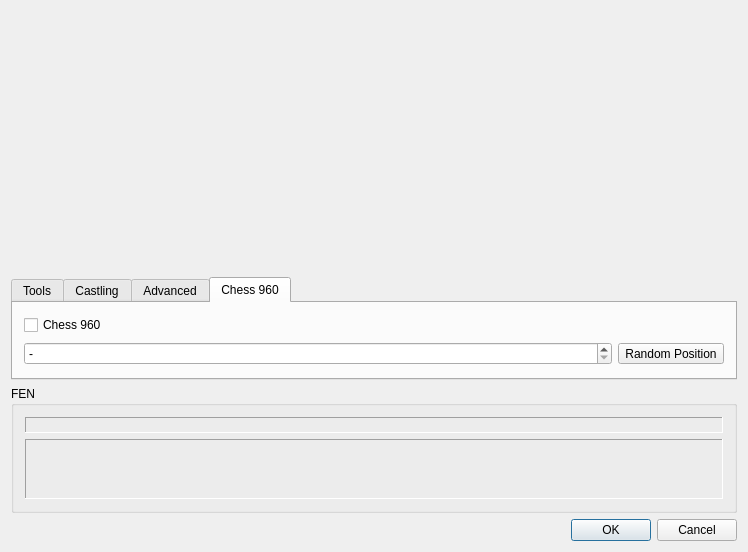
<?xml version="1.0" encoding="UTF-8"?>
<ui version="4.0">
 <class>BoardSetupDialog</class>
 <widget class="QDialog" name="BoardSetupDialog">
  <property name="geometry">
   <rect>
    <x>0</x>
    <y>0</y>
    <width>748</width>
    <height>552</height>
   </rect>
  </property>
  <property name="sizePolicy">
   <sizepolicy hsizetype="Expanding" vsizetype="Expanding">
    <horstretch>0</horstretch>
    <verstretch>0</verstretch>
   </sizepolicy>
  </property>
  <property name="minimumSize">
   <size>
    <width>0</width>
    <height>0</height>
   </size>
  </property>
  <property name="windowTitle">
   <string>Setup position</string>
  </property>
  <layout class="QVBoxLayout" name="verticalLayout_3">
   <item>
    <layout class="QHBoxLayout" name="horizontalLayout_3" stretch="4,1">
     <item>
      <widget class="BoardView" name="boardView" native="true">
       <property name="enabled">
        <bool>true</bool>
       </property>
       <property name="sizePolicy">
        <sizepolicy hsizetype="Expanding" vsizetype="Expanding">
         <horstretch>0</horstretch>
         <verstretch>0</verstretch>
        </sizepolicy>
       </property>
       <property name="minimumSize">
        <size>
         <width>0</width>
         <height>0</height>
        </size>
       </property>
       <property name="acceptDrops">
        <bool>true</bool>
       </property>
      </widget>
     </item>
     <item>
      <layout class="QGridLayout" name="buttonLayout">
       <property name="sizeConstraint">
        <enum>QLayout::SetDefaultConstraint</enum>
       </property>
      </layout>
     </item>
    </layout>
   </item>
   <item>
    <widget class="QTabWidget" name="tabWidget_2">
     <property name="sizePolicy">
      <sizepolicy hsizetype="Preferred" vsizetype="Preferred">
       <horstretch>0</horstretch>
       <verstretch>0</verstretch>
      </sizepolicy>
     </property>
     <property name="currentIndex">
      <number>3</number>
     </property>
     <widget class="QWidget" name="tabTools">
      <attribute name="title">
       <string>Tools</string>
      </attribute>
      <layout class="QVBoxLayout" name="verticalLayout_5">
       <item>
        <layout class="QHBoxLayout" name="hLayout1" stretch="0,0,0,0,0,0,0,0,0,0,0">
         <property name="sizeConstraint">
          <enum>QLayout::SetDefaultConstraint</enum>
         </property>
         <item>
          <widget class="QLabel" name="label_4">
           <property name="text">
            <string>Side to move:</string>
           </property>
          </widget>
         </item>
         <item>
          <widget class="QToolButton" name="toMoveButton"/>
         </item>
         <item>
          <widget class="QLabel" name="label_3">
           <property name="text">
            <string>Move:</string>
           </property>
          </widget>
         </item>
         <item>
          <widget class="QSpinBox" name="moveSpin">
           <property name="minimum">
            <number>1</number>
           </property>
           <property name="maximum">
            <number>999</number>
           </property>
           <property name="value">
            <number>1</number>
           </property>
          </widget>
         </item>
         <item>
          <spacer>
           <property name="orientation">
            <enum>Qt::Horizontal</enum>
           </property>
           <property name="sizeType">
            <enum>QSizePolicy::Expanding</enum>
           </property>
           <property name="sizeHint" stdset="0">
            <size>
             <width>61</width>
             <height>27</height>
            </size>
           </property>
          </spacer>
         </item>
         <item>
          <widget class="QToolButton" name="btFlipBoard">
           <property name="toolTip">
            <string>Flip board</string>
           </property>
           <property name="text">
            <string>...</string>
           </property>
           <property name="icon">
            <iconset resource="../../resources.qrc">
             <normaloff>:/images/flip_board.png</normaloff>:/images/flip_board.png</iconset>
           </property>
          </widget>
         </item>
         <item>
          <widget class="QToolButton" name="btFlipHorizontal">
           <property name="toolTip">
            <string>Mirror left and right</string>
           </property>
           <property name="text">
            <string>...</string>
           </property>
           <property name="icon">
            <iconset resource="../../resources.qrc">
             <normaloff>:/images/flip-horizontal.png</normaloff>:/images/flip-horizontal.png</iconset>
           </property>
          </widget>
         </item>
         <item>
          <widget class="QToolButton" name="btFlipVertical">
           <property name="toolTip">
            <string>Mirror top and bottom</string>
           </property>
           <property name="text">
            <string>...</string>
           </property>
           <property name="icon">
            <iconset resource="../../resources.qrc">
             <normaloff>:/images/flip-vertical.png</normaloff>:/images/flip-vertical.png</iconset>
           </property>
          </widget>
         </item>
         <item>
          <widget class="QToolButton" name="btSwapColor">
           <property name="toolTip">
            <string>Change colors for all pieces</string>
           </property>
           <property name="text">
            <string>...</string>
           </property>
           <property name="icon">
            <iconset resource="../../resources.qrc">
             <normaloff>:/images/swap-color.png</normaloff>:/images/swap-color.png</iconset>
           </property>
          </widget>
         </item>
         <item>
          <spacer name="horizontalSpacer_3">
           <property name="orientation">
            <enum>Qt::Horizontal</enum>
           </property>
           <property name="sizeHint" stdset="0">
            <size>
             <width>40</width>
             <height>20</height>
            </size>
           </property>
          </spacer>
         </item>
         <item>
          <widget class="QDialogButtonBox" name="buttonBoxTools">
           <property name="standardButtons">
            <set>QDialogButtonBox::Reset|QDialogButtonBox::RestoreDefaults</set>
           </property>
          </widget>
         </item>
        </layout>
       </item>
      </layout>
     </widget>
     <widget class="QWidget" name="tabCastling">
      <attribute name="title">
       <string>Castling</string>
      </attribute>
      <layout class="QGridLayout" name="gridLayout">
       <item row="1" column="0">
        <widget class="QCheckBox" name="wqCastleCheck">
         <property name="text">
          <string>White O-O-O</string>
         </property>
        </widget>
       </item>
       <item row="0" column="0">
        <widget class="QCheckBox" name="wkCastleCheck">
         <property name="text">
          <string>White O-O</string>
         </property>
        </widget>
       </item>
       <item row="0" column="1">
        <widget class="QCheckBox" name="bkCastleCheck">
         <property name="text">
          <string>Black O-O</string>
         </property>
        </widget>
       </item>
       <item row="1" column="1">
        <widget class="QCheckBox" name="bqCastleCheck">
         <property name="text">
          <string>Black O-O-O</string>
         </property>
        </widget>
       </item>
       <item row="1" column="2">
        <widget class="QComboBox" name="castleFile000"/>
       </item>
       <item row="0" column="2">
        <widget class="QComboBox" name="castleFile00"/>
       </item>
      </layout>
     </widget>
     <widget class="QWidget" name="tabAdvanced">
      <attribute name="title">
       <string>Advanced</string>
      </attribute>
      <layout class="QVBoxLayout" name="verticalLayout_4">
       <item>
        <layout class="QHBoxLayout" name="horizontalLayout">
         <item>
          <widget class="QLabel" name="label">
           <property name="text">
            <string>En passant file:</string>
           </property>
          </widget>
         </item>
         <item>
          <spacer name="horizontalSpacer">
           <property name="orientation">
            <enum>Qt::Horizontal</enum>
           </property>
           <property name="sizeHint" stdset="0">
            <size>
             <width>40</width>
             <height>20</height>
            </size>
           </property>
          </spacer>
         </item>
         <item>
          <widget class="QComboBox" name="epCombo">
           <property name="currentIndex">
            <number>0</number>
           </property>
           <item>
            <property name="text">
             <string notr="true">-</string>
            </property>
           </item>
           <item>
            <property name="text">
             <string notr="true">a</string>
            </property>
           </item>
           <item>
            <property name="text">
             <string notr="true">b</string>
            </property>
           </item>
           <item>
            <property name="text">
             <string notr="true">c</string>
            </property>
           </item>
           <item>
            <property name="text">
             <string notr="true">d</string>
            </property>
           </item>
           <item>
            <property name="text">
             <string notr="true">e</string>
            </property>
           </item>
           <item>
            <property name="text">
             <string notr="true">f</string>
            </property>
           </item>
           <item>
            <property name="text">
             <string notr="true">g</string>
            </property>
           </item>
           <item>
            <property name="text">
             <string notr="true">h</string>
            </property>
           </item>
          </widget>
         </item>
         <item>
          <spacer>
           <property name="orientation">
            <enum>Qt::Horizontal</enum>
           </property>
           <property name="sizeHint" stdset="0">
            <size>
             <width>40</width>
             <height>20</height>
            </size>
           </property>
          </spacer>
         </item>
        </layout>
       </item>
       <item>
        <layout class="QHBoxLayout" name="horizontalLayout_2">
         <item>
          <widget class="QLabel" name="label_2">
           <property name="text">
            <string>Halfmove clock:</string>
           </property>
          </widget>
         </item>
         <item>
          <spacer name="horizontalSpacer_2">
           <property name="orientation">
            <enum>Qt::Horizontal</enum>
           </property>
           <property name="sizeHint" stdset="0">
            <size>
             <width>40</width>
             <height>20</height>
            </size>
           </property>
          </spacer>
         </item>
         <item>
          <widget class="QSpinBox" name="halfmoveSpin">
           <property name="sizePolicy">
            <sizepolicy hsizetype="Fixed" vsizetype="Fixed">
             <horstretch>0</horstretch>
             <verstretch>0</verstretch>
            </sizepolicy>
           </property>
           <property name="minimum">
            <number>0</number>
           </property>
           <property name="maximum">
            <number>999</number>
           </property>
           <property name="value">
            <number>0</number>
           </property>
          </widget>
         </item>
         <item>
          <spacer>
           <property name="orientation">
            <enum>Qt::Horizontal</enum>
           </property>
           <property name="sizeHint" stdset="0">
            <size>
             <width>40</width>
             <height>20</height>
            </size>
           </property>
          </spacer>
         </item>
        </layout>
       </item>
      </layout>
     </widget>
     <widget class="QWidget" name="tabChess960">
      <attribute name="title">
       <string>Chess 960</string>
      </attribute>
      <layout class="QVBoxLayout" name="verticalLayout_2">
       <item>
        <widget class="QCheckBox" name="btCheck960">
         <property name="text">
          <string>Chess 960</string>
         </property>
        </widget>
       </item>
       <item>
        <layout class="QHBoxLayout" name="horizontalLayout_4">
         <item>
          <widget class="QSpinBox" name="chess960pos">
           <property name="specialValueText">
            <string>-</string>
           </property>
           <property name="minimum">
            <number>-1</number>
           </property>
           <property name="maximum">
            <number>959</number>
           </property>
           <property name="value">
            <number>-1</number>
           </property>
          </widget>
         </item>
         <item>
          <widget class="QToolButton" name="randomChess960">
           <property name="text">
            <string>Random Position</string>
           </property>
          </widget>
         </item>
        </layout>
       </item>
      </layout>
     </widget>
    </widget>
   </item>
   <item>
    <widget class="QGroupBox" name="groupBox_2">
     <property name="title">
      <string>FEN</string>
     </property>
     <layout class="QVBoxLayout" name="verticalLayout">
      <item>
       <widget class="QLabel" name="fenLabel">
        <property name="minimumSize">
         <size>
          <width>400</width>
          <height>0</height>
         </size>
        </property>
        <property name="frameShape">
         <enum>QFrame::Panel</enum>
        </property>
        <property name="frameShadow">
         <enum>QFrame::Sunken</enum>
        </property>
        <property name="text">
         <string/>
        </property>
       </widget>
      </item>
      <item>
       <widget class="QLabel" name="humanFEN">
        <property name="sizePolicy">
         <sizepolicy hsizetype="Preferred" vsizetype="Fixed">
          <horstretch>0</horstretch>
          <verstretch>0</verstretch>
         </sizepolicy>
        </property>
        <property name="minimumSize">
         <size>
          <width>400</width>
          <height>60</height>
         </size>
        </property>
        <property name="frameShape">
         <enum>QFrame::Panel</enum>
        </property>
        <property name="frameShadow">
         <enum>QFrame::Sunken</enum>
        </property>
        <property name="text">
         <string/>
        </property>
        <property name="wordWrap">
         <bool>true</bool>
        </property>
       </widget>
      </item>
     </layout>
    </widget>
   </item>
   <item>
    <layout class="QHBoxLayout">
     <item>
      <widget class="QDialogButtonBox" name="buttonBox">
       <property name="standardButtons">
        <set>QDialogButtonBox::Cancel|QDialogButtonBox::Ok</set>
       </property>
      </widget>
     </item>
    </layout>
   </item>
  </layout>
 </widget>
 <layoutdefault spacing="6" margin="11"/>
 <customwidgets>
  <customwidget>
   <class>BoardView</class>
   <extends>QWidget</extends>
   <header>boardview.h</header>
  </customwidget>
 </customwidgets>
 <tabstops>
  <tabstop>moveSpin</tabstop>
 </tabstops>
 <resources>
  <include location="../../resources.qrc"/>
 </resources>
 <connections>
  <connection>
   <sender>buttonBox</sender>
   <signal>accepted()</signal>
   <receiver>BoardSetupDialog</receiver>
   <slot>accept()</slot>
   <hints>
    <hint type="sourcelabel">
     <x>530</x>
     <y>478</y>
    </hint>
    <hint type="destinationlabel">
     <x>319</x>
     <y>253</y>
    </hint>
   </hints>
  </connection>
  <connection>
   <sender>buttonBox</sender>
   <signal>rejected()</signal>
   <receiver>BoardSetupDialog</receiver>
   <slot>reject()</slot>
   <hints>
    <hint type="sourcelabel">
     <x>530</x>
     <y>478</y>
    </hint>
    <hint type="destinationlabel">
     <x>319</x>
     <y>253</y>
    </hint>
   </hints>
  </connection>
 </connections>
</ui>
